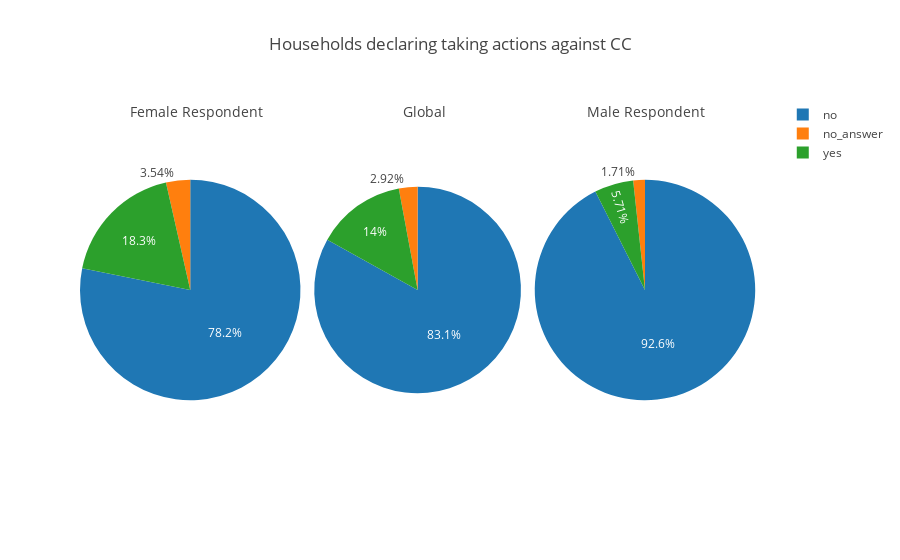

Here is the notebook cell this chart was saved with:
### Code cell
create_graphs_respondent(lambda x: x.groupby('taking_action_cc').size(),
                         lambda x: x.values,
                         lambda x: x.index.values,
                         lambda x: x.sum(),
                         "Households declaring taking actions against CC")

### Figure 1 — Plotly figure (JSON) as saved in the notebook; plotly's stock layout.template omitted (floating-point values rounded to 4 significant figures)
{"data": [{"domain": {"x": [0, 0.32]}, "labels": ["no", "no_answer", "yes"], "sort": false, "type": "pie", "values": [265, 12, 62]}, {"domain": {"x": [0.34, 0.64]}, "labels": ["no", "no_answer", "yes"], "sort": false, "type": "pie", "values": [427, 15, 72]}, {"domain": {"x": [0.66, 0.98]}, "labels": ["no", "no_answer", "yes"], "sort": false, "type": "pie", "values": [162, 3, 10]}], "layout": {"annotations": [{"font": {"size": 14}, "showarrow": false, "text": "Female Respondent", "x": 0.07, "y": 1}, {"font": {"size": 14}, "showarrow": false, "text": "Global", "x": 0.5, "y": 1}, {"font": {"size": 14}, "showarrow": false, "text": "Male Respondent", "x": 0.91, "y": 1}], "title": "Households declaring taking actions against CC"}}
